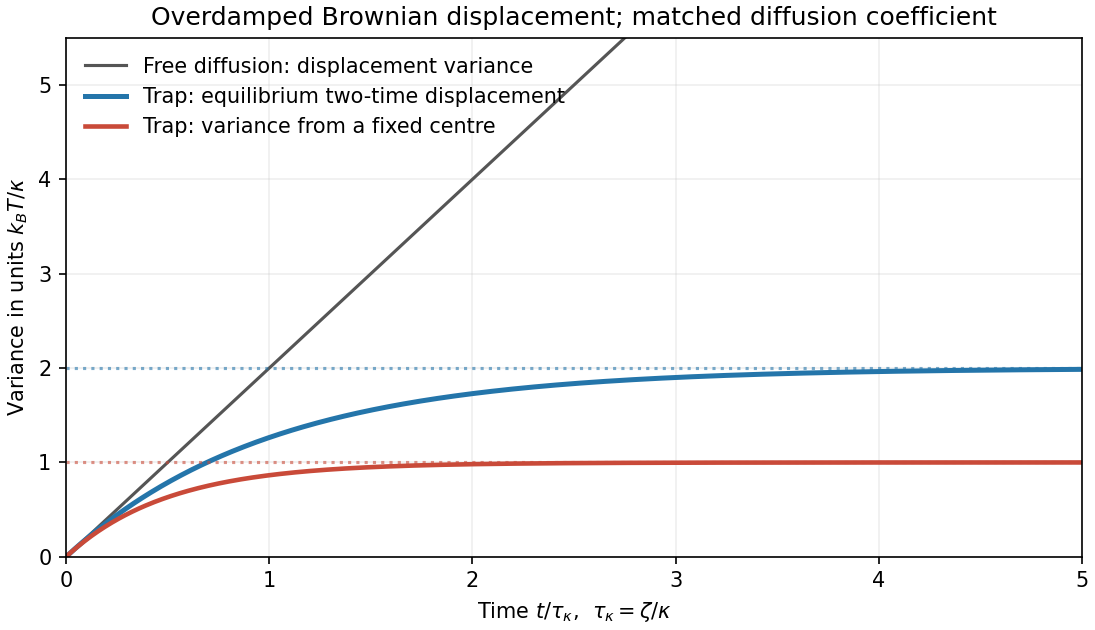

This chart was generated by the following Python code:
import numpy as np
import matplotlib.pyplot as plt
s=np.linspace(0,5,600)
fig,ax=plt.subplots(figsize=(7.3,4.2),layout='constrained')
ax.plot(s,2*s,color='#555',label='Free diffusion: displacement variance')
ax.plot(s,2*(-np.expm1(-s)),color='#2475aa',lw=2.4,label='Trap: equilibrium two-time displacement')
ax.plot(s,-np.expm1(-2*s),color='#c94a39',lw=2.2,label='Trap: variance from a fixed centre')
ax.axhline(2,color='#2475aa',ls=':',alpha=.6);ax.axhline(1,color='#c94a39',ls=':',alpha=.6)
ax.set(xlim=(0,5),ylim=(0,5.5),xlabel=r'Time $t/\tau_\kappa$,  $\tau_\kappa=\zeta/\kappa$',ylabel=r'Variance in units $k_BT/\kappa$',title='Overdamped Brownian displacement; matched diffusion coefficient')
ax.legend(frameon=False,loc='upper left',fontsize=10);ax.grid(alpha=.2)
fig.savefig('paper-1-tsp2012-brownian.png',dpi=150,facecolor='white')
